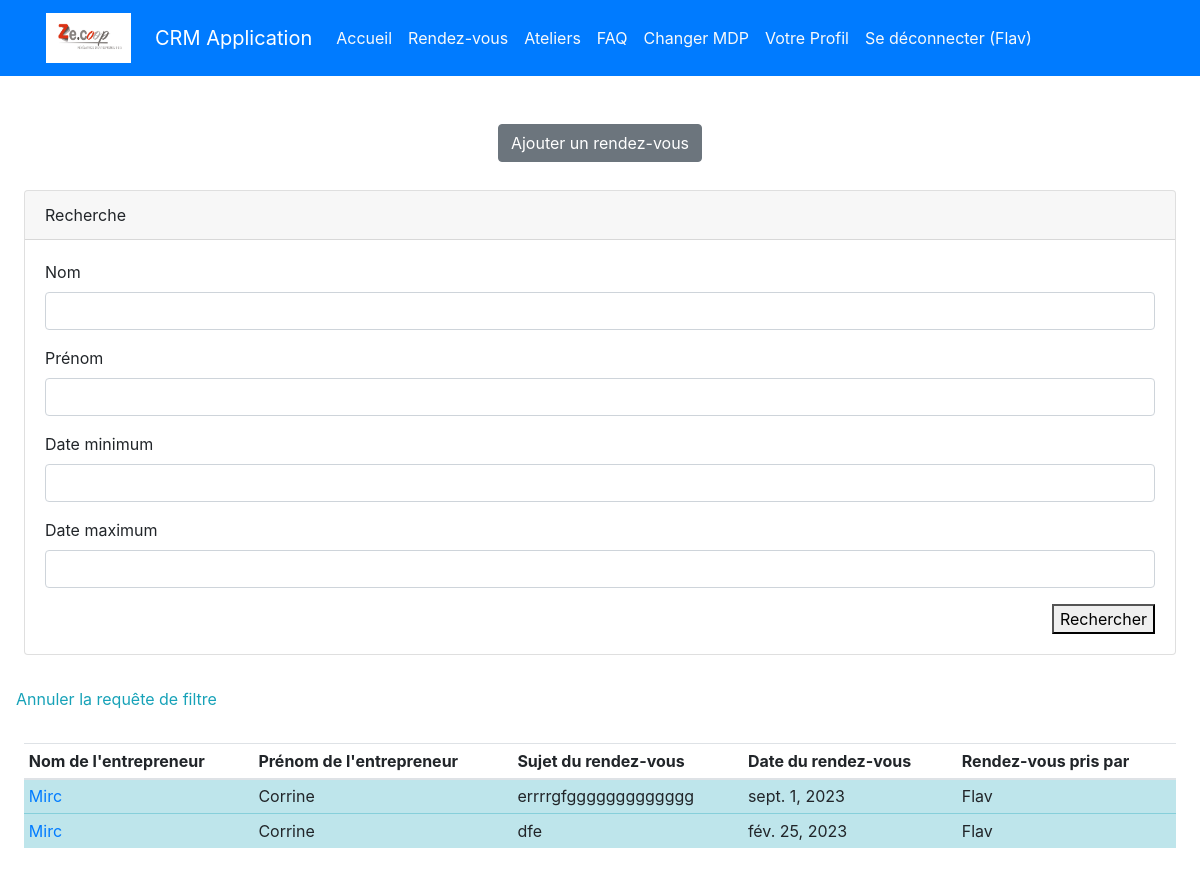
The app's page /rendezvous/ (signed in), older data.
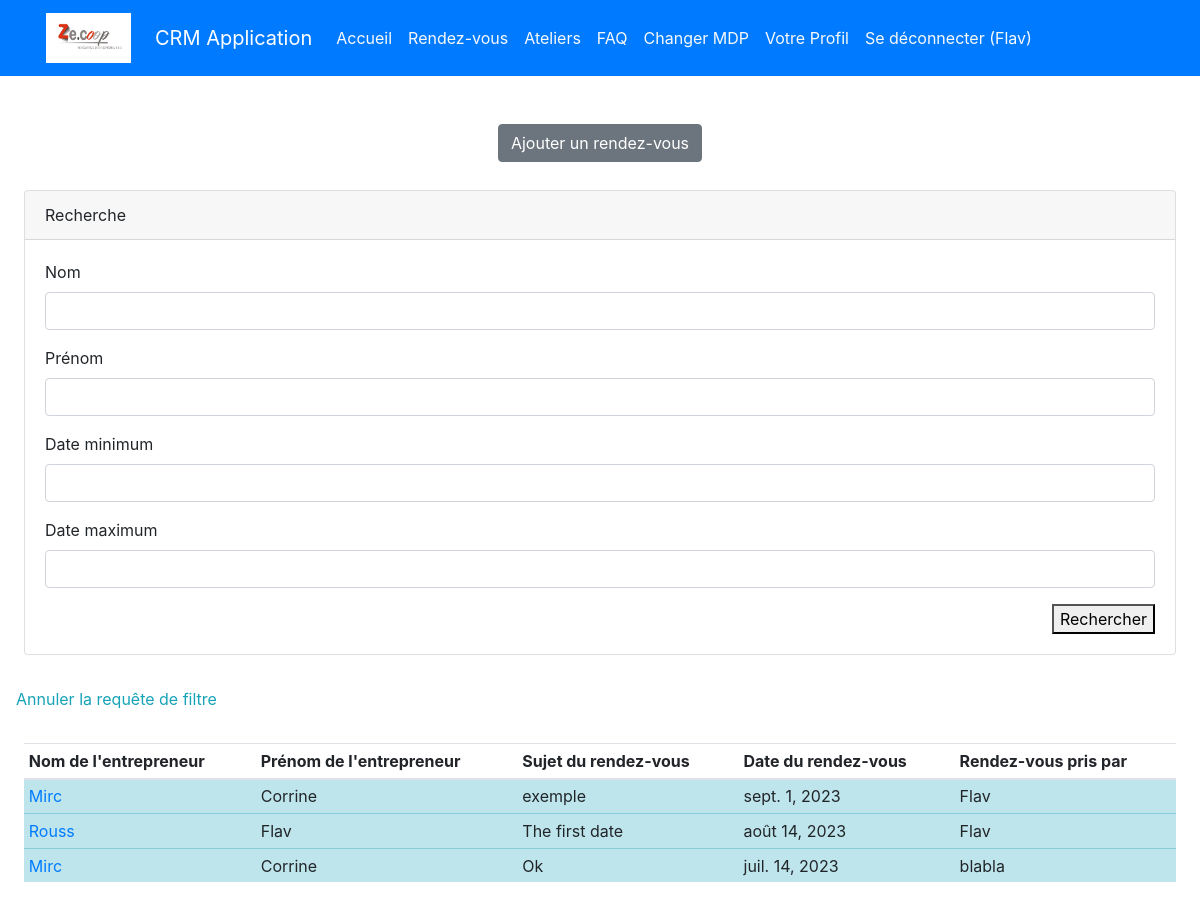
The same page, newer data.
### authentification/models.py (models this page shows)
class User(AbstractUser):
    pass

### appflux/models.py (models this page shows, shortened)
class RendezVous(models.Model):
    entrepreneur = models.ForeignKey(Entrepreneur, on_delete=models.CASCADE)
    sujet = models.CharField(max_length=20)
    date = models.DateField()
    heure = models.TimeField()
    nature = models.CharField(max_length=240, verbose_name=' Nature du rendez vous', choices=NATURE, blank=True)
    lieu = models.CharField(max_length=100, choices=LIEU, verbose_name='Mode d\'entretien', blank=True)
    objectifs = models.TextField(blank=True)
    personne = models.ForeignKey(User, on_delete=models.CASCADE, verbose_name="Interlocuteur")
    points = models.TextField(max_length=1000, verbose_name='Points abordés', blank=True)
    notes = models.TextField(blank=True)

class Entrepreneur(models.Model):
    STRUCTURE = (
    ('Impulsions', 'Impulsions'),
    ('Eclosion', 'Eclosions')
)
    nom = models.CharField (max_length=30,)
    prenom = models.CharField(max_length=30, verbose_name="prénom")
    matricule = models.CharField(max_length=30, blank=True)
    photo = models.ImageField(default='avatar.jpg', upload_to='entrepreneur_avatars', blank=True,)
    telephone = models.CharField(max_length=15 ,blank=True, verbose_name="téléphone")
    structure = models.CharField(max_length=40, choices=STRUCTURE)
    email =  models.EmailField()
    nationalite = models.CharField(max_length=150, verbose_name="nationalité")
    naissance = models.CharField(max_length=100, verbose_name="pays de naissance",)
    numero = models.CharField( max_length=15 ,verbose_name="numéro de téléphone professionel", blank=True)
    adresse_postal = models.CharField(max_length=200, verbose_name="Code")
    adresse = models.CharField(max_length=200, blank=True, null=True)
    securite_social = models.CharField(max_length=240, blank=True, verbose_name=" Numéro de sécurité social")
    date_naissance = models.DateField(verbose_name="date de naissance")
    ville = models.CharField(max_length=120, verbose_name="lieu de résidence", blank=True )
    fonction = models.CharField(max_length=240, blank=True,)
    date_entree = models.DateField(blank=True, null= True, verbose_name="date d'entrée dans la CAE")
    debut = models.DateField(blank=True, null=True, verbose_name="date du début du contrat")
    motif = models.CharField(max_length=240, blank=True, verbose_name=' Contrat de travail', choices=TRAVAIL)
    activite = models.CharField(max_length=40, blank=True, verbose_name="type de activité", choices=ACTIVITE)
    manager = models.ForeignKey(User, on_delete=models.CASCADE, null=True, blank=True)
    date_mutuelle = models.DateField(blank=True, null=True, verbose_name="Date pour la mutuelle")
    conjoint_mutuelle = models.BooleanField(null=True, blank=True, verbose_name="Avez vous un conjoint qui a soucris a la mutuelle ?")
    dispense = models.BooleanField(null= True, blank=True , verbose_name='Avez vous une dispense pour l\'affiliation')
    date_fin = models.DateField(null=True, blank=True)
    options = models.CharField(max_length=100, choices=OPTIONS, null=True , blank=True)

### appflux/views.py (the view)
# urls.py: path('rendezvous/', appflux.views.index, name='rendezvous'),
@login_required
def index(request):
    liste = RendezVous.objects.all().select_related('entrepreneur').order_by("-date")
    if request.method == "POST":
        form = RendezVousFiltre(request.POST)
        if form.is_valid():
            try:
                base_url = reverse('rendezvous')
                query_string = urlencode(form.cleaned_data)
                url = '{}?{}'.format(base_url, query_string)
                return redirect(url)
            except TypeError:
                query_string = urlencode({k: v for k, v in form.cleaned_data.items() if v is not None and v != ''})
                url = '{}?{}'.format(base_url, query_string)
                return redirect(url)
    else:
        form = RendezVousFiltre()
        nom_form = request.GET.get("nom", "")
        prenom_form = request.GET.get("prénom", "")
        date_min = request.GET.get("date_minimum", "")
        date_max = request.GET.get("date_maximum", "")
        if nom_form:
            liste = liste.filter(entrepreneur__nom__icontains=nom_form)
            form.fields['nom'].initial = nom_form
        if prenom_form:
            liste = liste.filter(entrepreneur__prenom__icontains=prenom_form)
            form.fields['prénom'].initial = prenom_form
        if date_min is not None and date_min != '':
            liste = liste.filter(date__gte=date_min)
            form.fields['date_minimum'].initial = date_min
        else:
            form.fields['date_minimum'].initial = ''
        if date_max is not None and date_max != '':
            liste = liste.filter(date__lte=date_max)
            form.fields['date_maximum'].initial = date_max
        else:
            form.fields['date_maximum'].initial = ''
    return render(request, "appflux/annuaire.html", locals())

### appflux/forms.py
class RendezVousFiltre(forms.Form):
    nom = forms.CharField(required=False)
    prénom = forms.CharField(required=False)
    date_minimum = forms.DateField(required=False)
    date_maximum = forms.DateField(required=False)

### appflux/templates/appflux/annuaire.html (shortened to what this page needs)
{% extends 'base.html' %}
{% block content %}
{% load crispy_forms_tags %}
<div class ="text-center" >
    <a href = "{% url 'creer_rendezvous'  %}" class="btn btn-secondary"> Ajouter un rendez-vous</a>
</div>
<div class = "row p-4">
    <div class = "col-sm-12 mt-1">
        <div class="card">
            <div class="card-header">
                Recherche
            </div>
            <form action=" {% url 'rendezvous' %}" method="post">
                <div class="card-body">
                    {{ form|crispy }}
                    <div class="text-right" >
                    <button class="btn-btn-info" type="submit">Rechercher</button>
                </div>
                </div>
            </form>
        </div>
    </div>
</div>
<a class="nav-link text-info" href="{% url 'rendezvous' %}">Annuler la requête de filtre</a>
<div class="table-responsive-sm p-4">
    <table class="table table-sm">
        <thead>
            <tr>
                <th scope="col">Nom de l'entrepreneur</th>
                <th scope="col">Prénom de l'entrepreneur</th>
                <th scope="col">Sujet du rendez-vous</th>
                <th scope="col">Date du rendez-vous</th>
                <th scope="col">Rendez-vous pris par</th>
            </tr>
        </thead>
        <tbody>
            {% for rendez in liste %}
            <tr class="table-info">
                <td><a href="{% url 'rendezvous_detail' rendez.id %}">{{rendez.entrepreneur.nom}}</a></td>
                <td>{{rendez.entrepreneur.prenom}}</td>
                <td>{{rendez.sujet}}</td>
                <td>{{rendez.date}}</td>
                <td>{{rendez.personne}}</td>
            </tr>
            {% endfor %}
        </tbody>
    </table>
  </div>
{% endblock content %}

### templates/base.html (shortened to what this page needs)
<!doctype html>
{% load static %}
<html lang="en">
<head>
    <link rel="stylesheet" href="https://cdn.jsdelivr.net/npm/bootstrap@4.3.1/dist/css/bootstrap.min.css"
>
</head>
<body>
<div class="bg-primary">
    <div class="container">
        <div class="row">
            <nav class="col navbar navbar-expand-lg navbar-dark">
                <img class="navbar-brand mr-4" src="{% static 'logo.jpg' %}" width="85" height="60" alt="Logo" accept=".jpg,.jpeg,.png"></br>
                <a class="navbar-brand" href="{% url 'home' %}">CRM Application</a>
                <div id="navbarContent" class="collapse navbar-collapse">
                    <ul class="navbar-nav">
                        {% if user.is_authenticated %}
                        <li class="nav-item ">
                            <a class="nav-link text-light"
                               href="{% url 'home' %}">Accueil</a>
                        <li class="nav-item">
                            <a class="nav-link text-light"
                               href="{% url 'rendezvous' %}">Rendez-vous</a>
                        </li>
                        <li class="nav-item">
                            <a class="nav-link text-light"
                               href="{% url 'evenements' %}">Ateliers</a>
                        </li>
                        <li class="nav-item">
                            <a class="nav-link text-light"
                               href="{% url  'question_list'  %}">FAQ</a>
                        </li>
                        <li class="nav-item ">
                            <a class="nav-link text-light"
                               href="{% url 'password_change' %}">Changer
                                MDP</a>
                        </li>
                        <li class="nav-item ">
                            <a class= "nav-link text-light"href="{% url 'profile' %}" title="Update my profile">Votre Profil </a>
                        </li>
                        <li class="nav-item ">
                            <a class="nav-link text-light" href="{% url 'logout' %}">Se
                                déconnecter ({{ request.user }})</a>
                        {% endif %}
                    </ul>
                </div>
            </nav>
        </div>
    </div>
</div>
{% block content %}
{% endblock content %}
</body>
</html>

Row changes from the older to the newer data that the page shows:
removed RendezVous: entrepreneur.nom "Mirc", entrepreneur.prenom "Corrine", sujet "dfe", date "fév. 25, 2023", personne "Flav"
changed RendezVous: sujet "errrrgfggggggggggggg" → "exemple"
added RendezVous: entrepreneur.nom "Rouss", entrepreneur.prenom "Flav", sujet "The first date", date "août 14, 2023", personne "Flav"
added RendezVous: entrepreneur.nom "Mirc", entrepreneur.prenom "Corrine", sujet "Ok", date "juil. 14, 2023", personne "blabla"
